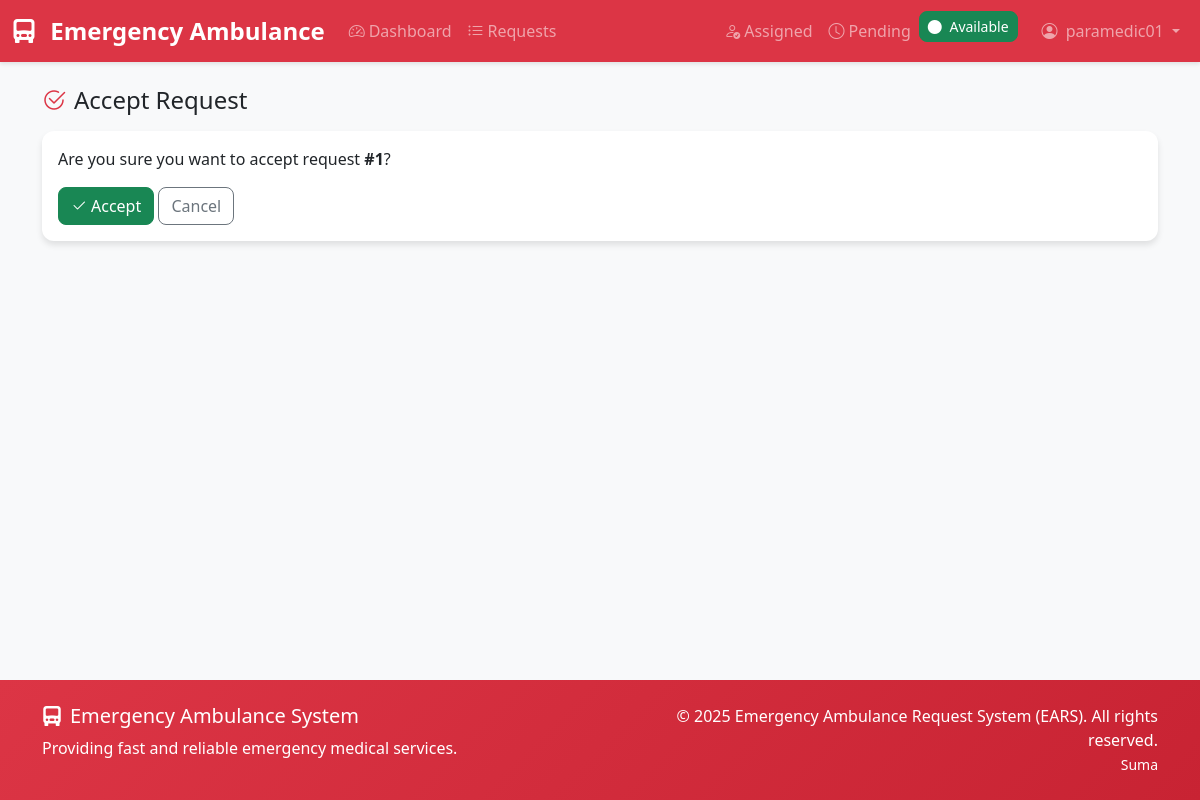
The app's page /ambulance/request/1/accept/ (signed in) with its own data.
### accounts/models.py (models this page shows, shortened)
class User(AbstractUser):
    ROLE_CHOICES = (
        ('patient', 'Patient'),
        ('paramedic', 'Paramedic'),
        ('admin', 'Admin'),
    )
    role = models.CharField(max_length=20, choices=ROLE_CHOICES, default='patient')
    phone_number = models.CharField(max_length=15, blank=True, null=True)
    address = models.TextField(blank=True, null=True)
    date_of_birth = models.DateField(blank=True, null=True)
    emergency_contact = models.CharField(max_length=15, blank=True, null=True)
    medical_conditions = models.TextField(blank=True, null=True, help_text="Any medical conditions or allergies")
    license_number = models.CharField(max_length=50, blank=True, null=True, help_text="For paramedics only")
    is_available = models.BooleanField(default=True, help_text="For paramedics - availability status")
    profile_image = models.ImageField(upload_to='profiles/', blank=True, null=True)
    created_at = models.DateTimeField(auto_now_add=True)
    updated_at = models.DateTimeField(auto_now=True)
    def is_paramedic(self):
        return self.role == 'paramedic'
    class Meta:
        db_table = 'accounts_user'

### ambulance/models.py (models this page shows, shortened)
class AmbulanceRequest(models.Model):
    STATUS_CHOICES = (
        ('pending', 'Pending'),
        ('assigned', 'Assigned'),
        ('en_route', 'En Route'),
        ('arrived', 'Arrived'),
        ('completed', 'Completed'),
        ('cancelled', 'Cancelled'),
    )
    PRIORITY_CHOICES = (
        ('low', 'Low'),
        ('medium', 'Medium'),
        ('high', 'High'),
        ('critical', 'Critical'),
    )
    patient = models.ForeignKey(settings.AUTH_USER_MODEL, on_delete=models.CASCADE, related_name='ambulance_requests')
    paramedic = models.ForeignKey(settings.AUTH_USER_MODEL, on_delete=models.SET_NULL, null=True, blank=True, related_name='assigned_requests')
    pickup_address = models.TextField(help_text="Address where ambulance should pick up patient")
    pickup_latitude = models.DecimalField(max_digits=9, decimal_places=6, null=True, blank=True)
    pickup_longitude = models.DecimalField(max_digits=9, decimal_places=6, null=True, blank=True)
    destination_address = models.TextField(blank=True, null=True, help_text="Hospital or destination address")
    destination_latitude = models.DecimalField(max_digits=9, decimal_places=6, null=True, blank=True)
    destination_longitude = models.DecimalField(max_digits=9, decimal_places=6, null=True, blank=True)
    description = models.TextField(help_text="Description of the emergency")
    priority = models.CharField(max_length=10, choices=PRIORITY_CHOICES, default='medium')
    status = models.CharField(max_length=20, choices=STATUS_CHOICES, default='pending')
    contact_phone = models.CharField(max_length=15, help_text="Contact phone number for this request")
    created_at = models.DateTimeField(auto_now_add=True)
    updated_at = models.DateTimeField(auto_now=True)
    assigned_at = models.DateTimeField(null=True, blank=True)
    completed_at = models.DateTimeField(null=True, blank=True)
    estimated_arrival_time = models.DateTimeField(null=True, blank=True)
    actual_arrival_time = models.DateTimeField(null=True, blank=True)
    notes = models.TextField(blank=True, null=True, help_text="Additional notes from paramedic or admin")
    ambulance = models.ForeignKey('Ambulance', on_delete=models.SET_NULL, null=True, blank=True, related_name='requests')
    class Meta:
        db_table = 'ambulance_request'
        ordering = ['-created_at']

### ambulance/views.py (the view, shortened to what this page needs)
# urls.py: path('request/<int:pk>/accept/', views.accept_request, name='accept_request'),
@login_required
@paramedic_required
def accept_request(request, pk):
    ambulance_request = get_object_or_404(AmbulanceRequest, pk=pk, status='pending')
    return render(request, 'ambulance/accept_request.html', {'request': ambulance_request})

### templates/ambulance/accept_request.html (shortened to what this page needs)
{% extends 'base.html' %}
{% block content %}
<div class="container py-4">
    <h1 class="h4 mb-3"><i class="bi bi-check2-circle text-danger me-2"></i>Accept Request</h1>
    <div class="card">
        <div class="card-body">
            <p>Are you sure you want to accept request <strong>#{{ request.id }}</strong>?</p>
            <form method="post">
                <button type="submit" class="btn btn-success"><i class="bi bi-check2 me-1"></i>Accept</button>
                <a href="{% url 'ambulance:request_detail' request.pk %}" class="btn btn-outline-secondary">Cancel</a>
            </form>
        </div>
    </div>
</div>
{% endblock %}

### templates/base.html (shortened to what this page needs)
<!DOCTYPE html>
<html lang="en">
<head>
    <link href="https://cdn.jsdelivr.net/npm/bootstrap@5.3.2/dist/css/bootstrap.min.css" rel="stylesheet">
    <link href="https://cdn.jsdelivr.net/npm/bootstrap-icons@1.11.1/font/bootstrap-icons.css" rel="stylesheet">
</head>
<body class="d-flex flex-column min-vh-100">
    <nav class="navbar navbar-expand-lg navbar-dark bg-danger">
        <div class="container-fluid">
            <a class="navbar-brand" href="{% url 'accounts:dashboard_redirect' %}">
                <i class="bi bi-truck-front-fill me-2"></i>
                Emergency Ambulance
            </a>
            <div class="collapse navbar-collapse" id="navbarNav">
                {% if user.is_authenticated %}
                    <ul class="navbar-nav me-auto">
                        <li class="nav-item">
                            <a class="nav-link" href="{% url 'accounts:dashboard_redirect' %}">
                                <i class="bi bi-speedometer2 me-1"></i>Dashboard
                            </a>
                        </li>
                        <li class="nav-item">
                            <a class="nav-link" href="{% url 'ambulance:request_list' %}">
                                <i class="bi bi-list-ul me-1"></i>Requests
                            </a>
                        </li>
                    </ul>
                    <ul class="navbar-nav">
                        {% if user.is_authenticated and user.role == 'paramedic' %}
                            <li class="nav-item">
                                <a class="nav-link" href="{% url 'ambulance:paramedic_assigned' %}">
                                    <i class="bi bi-person-check me-1"></i>Assigned
                                </a>
                            </li>
                            <li class="nav-item">
                                <a class="nav-link" href="{% url 'ambulance:paramedic_pending' %}">
                                    <i class="bi bi-clock me-1"></i>Pending
                                </a>
                            </li>
                            <li class="nav-item me-3">
                                <button class="btn btn-sm btn-outline-light" id="availability-toggle">
                                    <i class="bi bi-circle-fill me-1" id="availability-icon"></i>
                                    <span id="availability-text">{{ user.is_available|yesno:"Available,Unavailable" }}</span>
                                </button>
                            </li>
                        {% endif %}
                        <li class="nav-item dropdown">
                            <a class="nav-link dropdown-toggle" href="#" role="button" data-bs-toggle="dropdown">
                                <i class="bi bi-person-circle me-1"></i>
                                {{ user.first_name|default:user.username }}
                            </a>
                        </li>
                    </ul>
                {% endif %}
            </div>
        </div>
    </nav>
    <main class="flex-grow-1">
        {% block content %}{% endblock %}
    </main>
    <footer class="footer py-4 mt-5">
        <div class="container">
            <div class="row">
                <div class="col-md-6">
                    <h5><i class="bi bi-truck-front-fill me-2"></i>Emergency Ambulance System</h5>
                    <p class="mb-0">Providing fast and reliable emergency medical services.</p>
                </div>
                <div class="col-md-6 text-md-end">
                    <p class="mb-0">&copy; 2025 Emergency Ambulance Request System (EARS). All rights reserved.</p>
                    <small class="mb-0">Suma</small>
                </div>
            </div>
        </div>
    </footer>
</body>
</html>

### templates/base.html (style rules this page uses)
:root { --primary-color: #dc3545; --secondary-color: #6c757d; --success-color: #198754; --info-color: #0dcaf0; --warning-color: #ffc107; --danger-color: #dc3545; --light-color: #f8f9fa; --dark-color: #212529; }
body { background-color: #f8f9fa; font-family: 'Segoe UI', Tahoma, Geneva, Verdana, sans-serif; }
.navbar-brand { font-weight: 700; font-size: 1.5rem; }
.navbar { box-shadow: 0 2px 4px rgba(0,0,0,.1); }
.card { border: none; border-radius: 12px; box-shadow: 0 4px 6px rgba(0, 0, 0, 0.1); transition: transform 0.2s ease-in-out, box-shadow 0.2s ease-in-out; }
.btn { border-radius: 8px; font-weight: 500; transition: all 0.2s ease-in-out; }
.footer { background: linear-gradient(135deg, #dc3545, #c82333); color: white; margin-top: auto; }
.fade-in { animation: fadeIn 0.5s ease-in-out; }

### records on screen
User: is_available "Available", first_name "paramedic01"
AmbulanceRequest: id "1"
